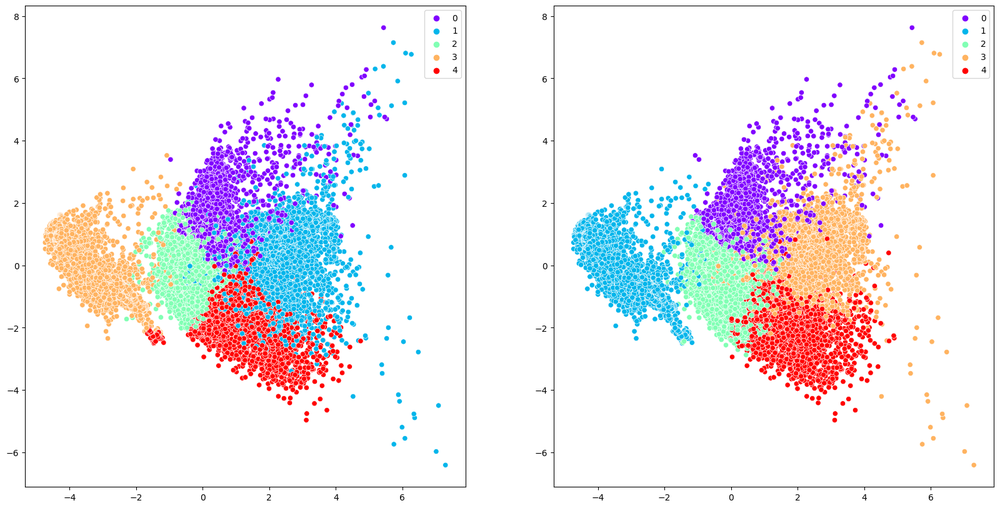
#> input picture Instruction..png, 1000 x 508 px, shrunk from 1600 x 813 before the run
$ python Mask_creator.py
#> lines starting #> are read from the running program, lines starting #| are printed output that depends on the picture; after the words box and inside, x2 and y2 are one past the last pixel; in counts of white or black regions, pixels touching at a corner belong together
import cv2
import numpy as np

path = input("Enter image path : ")
#> the answer given: Instruction..png
#path = r"C:\Users\ASUS\Documents\NARIT_internship_data\Test_folder\638635393872115938.png"
img = cv2.imread(path)
#> img is the input picture: shape (508, 1000, 3); mean B, G, R 239.4, 234.6, 238.7
B,G,R = cv2.split(img)
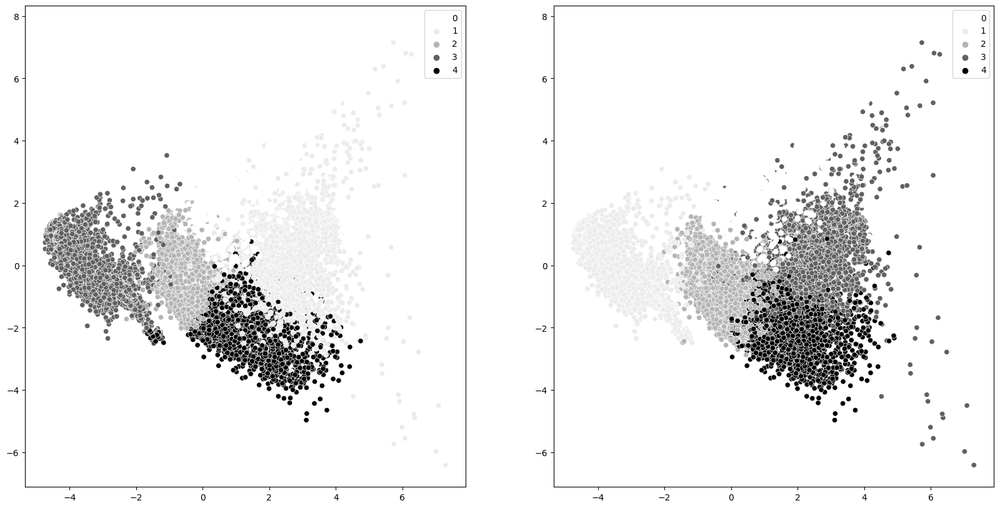
#> B: shape (508, 1000); min 0, max 255, mean 239.4
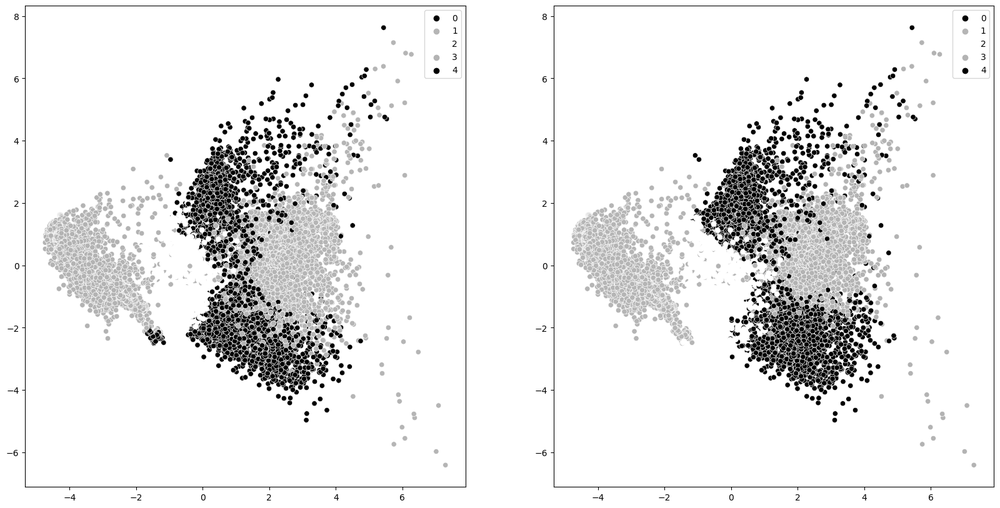
#> G: shape (508, 1000); min 0, max 255, mean 234.6
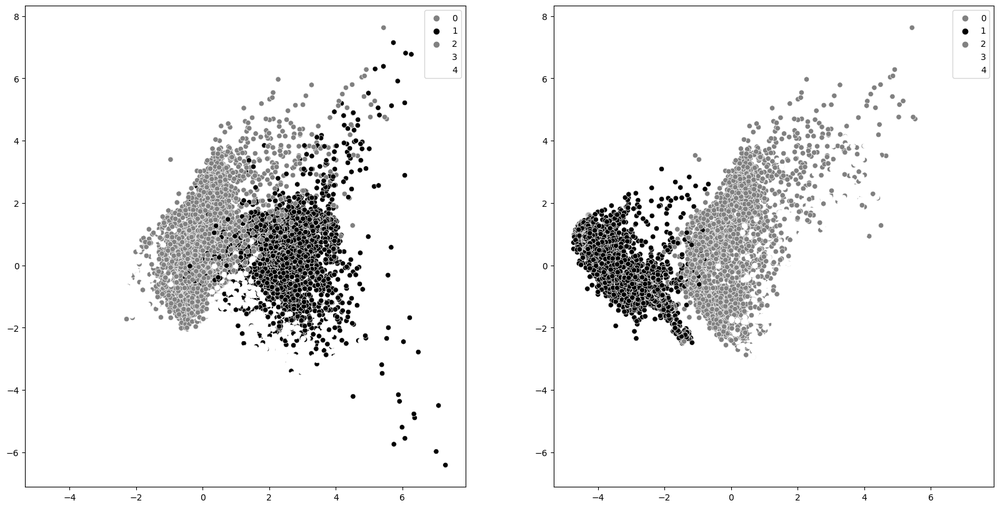
#> R: shape (508, 1000); min 0, max 255, mean 238.7
clahe = cv2.createCLAHE(clipLimit=0.001, tileGridSize=(7,7))
clahe_image = clahe.apply(B)

rgb = cv2.cvtColor(img,cv2.COLOR_BGR2RGB)
_,thresh = cv2.threshold(clahe_image,55,255,cv2.THRESH_BINARY)
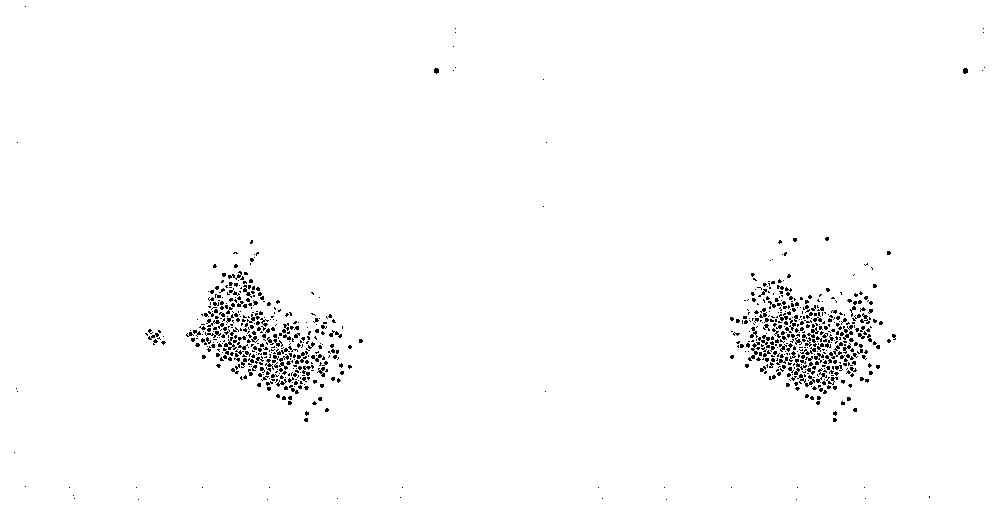
#> thresh: shape (508, 1000); 98.3% white; black in thin lines or dots
kernel = np.array([
    [1, -1, 1],
    [1, -1, 1],
    [1, -1, 1]
])
opening = cv2.morphologyEx(thresh, cv2.MORPH_OPEN, kernel)
#> opening: shape (508, 1000); 97.2% white; 149 black regions (123 under 20 px), largest, box (x1, y1, x2, y2) and area: (730, 279, 880, 394) 6571, (186, 271, 328, 394) 5682, (145, 329, 161, 345) 127
dilated = cv2.dilate(thresh, kernel, iterations=1)
#> dilated: shape (508, 1000); 99.9% white; black in thin lines or dots, all inside (x1, y1, x2, y2) = (153, 69, 967, 421)
erosion = cv2.erode(opening, kernel, iterations=2)
#> erosion: shape (508, 1000); 94.6% white; 68 black regions, largest, box (x1, y1, x2, y2) and area: (728, 272, 885, 407) 12102, (184, 262, 354, 407) 11780, (143, 327, 168, 347) 359

Masked_out = cv2.bitwise_and(img,img,mask=erosion)
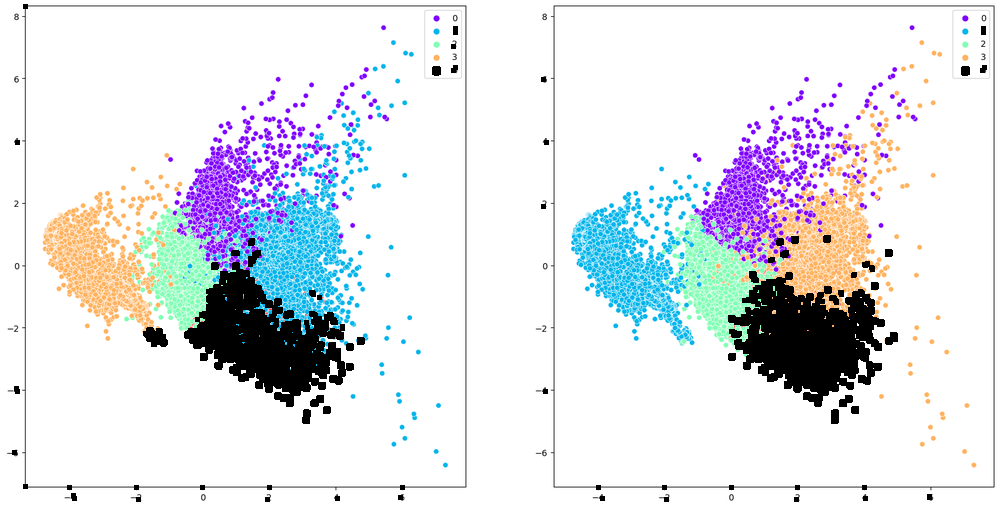
#> Masked_out: shape (508, 1000, 3); mean B, G, R 232.9, 228, 225.8

upstack = np.hstack((thresh,opening))
#> upstack: shape (508, 2000); 97.8% white; 958 black regions (838 under 20 px), largest, box (x1, y1, x2, y2) and area: (1730, 279, 1880, 394) 6571, (1186, 271, 1328, 394) 5682, (1145, 329, 1161, 345) 127
downstack = np.hstack((dilated,erosion))
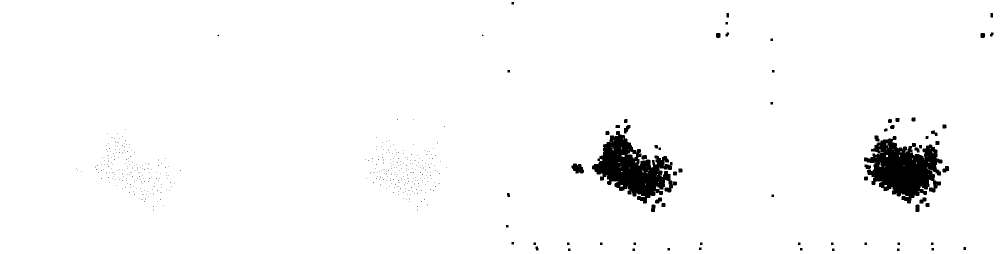
#> downstack: shape (508, 2000) (shown at 1/2 size); 97.2% white; 454 black regions (386 under 20 px), largest, box (x1, y1, x2, y2) and area: (1728, 272, 1885, 407) 12102, (1184, 262, 1354, 407) 11780, (1143, 327, 1168, 347) 359
whole_stack = np.vstack((upstack,downstack))
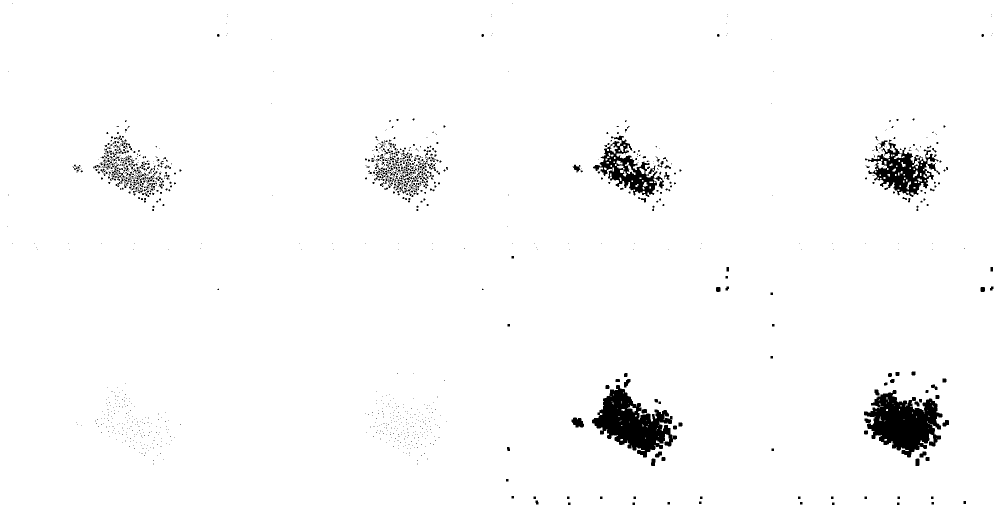
#> whole_stack: shape (1016, 2000) (shown at 1/2 size); 97.5% white; 1412 black regions (1224 under 20 px), largest, box (x1, y1, x2, y2) and area: (1728, 780, 1885, 915) 12102, (1184, 770, 1354, 915) 11780, (1730, 279, 1880, 394) 6571


cv2.imshow("Stacked image",erosion)
cv2.imshow("Masked image",Masked_out)
cv2.waitKey(0)
cv2.destroyAllWindows()
